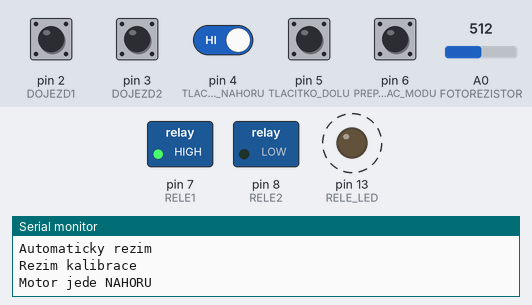
The sketch below on a simulated Arduino Uno, built with avr-gcc and run on an emulated ATmega328P. On the bench: switched loads named in the sketch (green lamp = pin HIGH), output pins drawn as LEDs (lit = HIGH), the last lines printed to the serial monitor. Dashed ring = blinking. The inputs (shaded band) are chosen by the test bench; at power-on: pin 2 (DOJEZD1), pin 3 (DOJEZD2), pin 4 (TLACITKO_NAHORU), pin 5 (TLACITKO_DOLU), pin 6 (PREPINAC_MODU) HIGH, A0 (FOTOREZISTOR) = 512.

Above: at 2.8 s.
2.9 s: pin 3 (DOJEZD2) pulled LOW for 3.2 s
At 4.3 s:
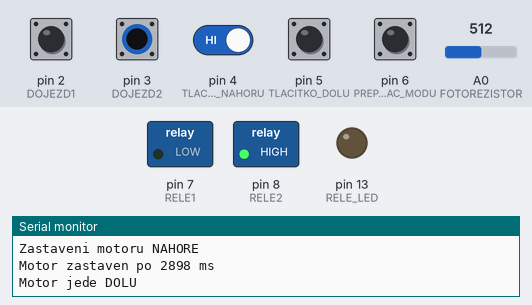
7.6 s: pin 6 (PREPINAC_MODU) pulled LOW for 0.15 s
At 9.82 s:
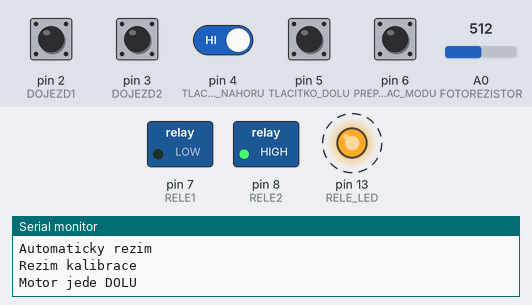
10.7 s: pin 2 (DOJEZD1) pulled LOW for 0.15 s
13.7 s: pin 3 (DOJEZD2) pulled LOW for 0.15 s
At 14.8 s:
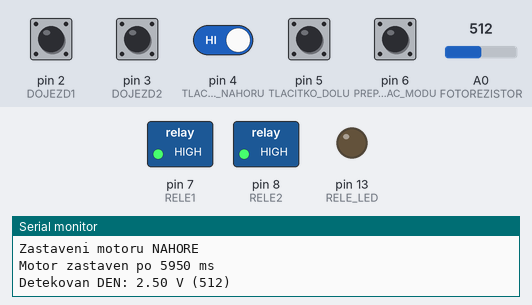
15.3 s: pin 6 (PREPINAC_MODU) pulled LOW for 1 s
At 16.8 s:
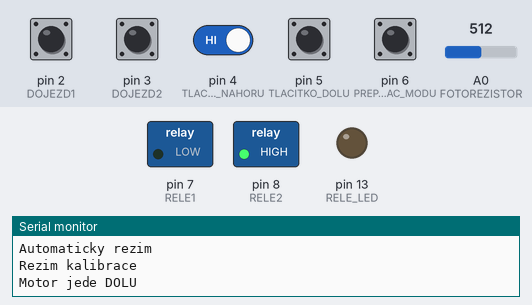
19.3 s: pin 2 (DOJEZD1) driven LOW and pin 4 (TLACITKO_NAHORU) driven LOW
Timing chart, 0 to 23.3 s (numbered marks = the images above; inputs shaded):
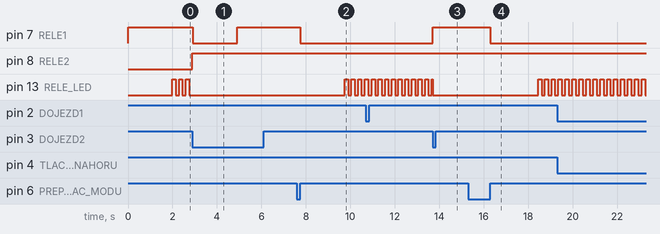

The sketch:

henhaus-door-opener.ino
```cpp
// Definice promennych

#define MODE_AUTO 0x00
#define MODE_MANUAL 0x01
#define NAHORU 0x01
#define DOLU 0x00
#define STOP 0x02

// Nastaveni relatek
#define RELE_ON LOW
#define RELE_OFF HIGH

// Nastaveni spinacu pro dojezd1 - nahore
#define KONTAKT_DOJEZD1_ON HIGH
#define KONTAKT_DOJEZD1_OFF LOW

// Nastaveni spinacu pro DOJEZD2 (dole kontakt)
#define KONTAKT_DOJEZD2_ON LOW
#define KONTAKT_DOJEZD2_OFF HIGH

#define TLACITKO_ON LOW
#define TLACITKO_OFF HIGH

// Definice prahovych promennych
const int prah_svetla = 1020;  // stupne ADC
const int prah_motor_nadproud = 500; // stupne ADC
unsigned long motorStopTime = 50;   // Doba zastaveni motoru pokud nezareaguji vypinace
const int zpozdeniDetekceSvetla = 30; // sekundy

// Pomocne konstanty a promenne
unsigned long puvodniHodnotaZpozdeniSvetla = 0;
unsigned long startMotorStopZpozdeni = 0;
unsigned long oldLEDint = 0;        // will store last time LED was updated
bool stavDen = false;
bool aktualniStavSvetla = false;
bool posledniStavSvetla = false;
int ledStatus = LOW;             // ledState used to set the LED
int oldMode = MODE_AUTO;
int firstTime = true;
unsigned long stopTime = 0;


// Definice vstupne vystupnich rozhrani
const int DOJEZD1 = 2;
const int DOJEZD2 = 3;
const int TLACITKO_NAHORU = 4;
const int TLACITKO_DOLU = 5;
const int PREPINAC_MODU = 6;
const int FOTOREZISTOR = A0;
const int NADPROUD = A1;
const int RELE1 = 7;
const int RELE2 = 8;
const int RELE_LED = LED_BUILTIN; // Interni LED dioda

int statusDOJEZD1 = LOW;    // kontakt pohybu nahore
int statusDOJEZD2 = LOW;    // kontakt pohybu dole (jazyckove rele)
int statusTLACITKO_NAHORU = LOW;
int statusTLACITKO_DOLU = LOW;
int statusPREPINAC_MODU = LOW;
int buttonNAHORU = LOW;
int buttonDOLU = LOW;
int buttonMOD = LOW;

void blikLED(int ledPin, int interval) {

  unsigned long LEDint = millis();

  if (LEDint - oldLEDint >= interval) {
    // save the last time you blinked the LED
    oldLEDint = LEDint;

    // if the LED is off turn it on and vice-versa:
    if (ledStatus == LOW) {
      ledStatus = HIGH;
    } else {
      ledStatus = LOW;
    }

    // set the LED with the ledState of the variable:
    digitalWrite(ledPin, ledStatus);

  }
}

void stopLED(int ledPin) {

  // Zhasnuti LED
  digitalWrite(ledPin, LOW);
}

int checkDenNoc(int zpozdeni) {

  // Zmena svetla muze probehnout jen po zadanem intervalu v sekundach.

  unsigned long hodnotaZpozdeniSvetla = millis();

  if (hodnotaZpozdeniSvetla - puvodniHodnotaZpozdeniSvetla >= (zpozdeni * 1000)) {

    puvodniHodnotaZpozdeniSvetla = hodnotaZpozdeniSvetla;

    int sensorValue = analogRead(FOTOREZISTOR);
    float sensorVoltage = sensorValue * (5.0 / 1023);

    if (sensorValue >= prah_svetla) {
      Serial.print("Detekovana NOC: ");
      stavDen = false;
    } else {
      Serial.print("Detekovan DEN: ");
      stavDen = true;
    }

    Serial.print(sensorVoltage);
    Serial.print(" V (");
    Serial.print(sensorValue);
    Serial.println(") ");
  }

  return stavDen;
}


void modKalibrace() {

  Serial.println("Rezim kalibrace");

  // Dvere jedou nahoru
  motorAktivace(NAHORU);

  // Dvere jedou dolu
  motorAktivace(DOLU);

  if (checkDenNoc(0) == true) {
    // Dvere jedou nahoru
    motorAktivace(NAHORU);
  } else {
    // Dvere jedou nahoru
    motorAktivace(DOLU);
  }
}

// Funkce pro volbu smeru toceni motoru
bool motorPohyb(int smer) {
  if (smer == NAHORU) {
    // Spusteni motoru nahoru
    Serial.println("Motor jede NAHORU");

    // RELE1 = OFF, RELE2 = ON
    digitalWrite(RELE1, RELE_OFF);
    digitalWrite(RELE2, RELE_ON);

  } else if (smer == DOLU) {
    // Spusteni motoru dolu
    Serial.println("Motor jede DOLU");

    // RELE1 = ON, RELE2 = OFF
    digitalWrite(RELE1, RELE_ON);
    digitalWrite(RELE2, RELE_OFF);

  } else if (smer == STOP) {
    // Motor zastaven
    Serial.print("Motor zastaven po ");
    Serial.print(stopTime);
    Serial.println(" ms");

    // RELE1 = OFF, RELE2 = OFF
    digitalWrite(RELE1, RELE_OFF);
    digitalWrite(RELE2, RELE_OFF);
  }
}


// Funkce pro detekci zastaveni motoru nadproudem (motor ve zkratu)
bool nadproudMotor() {

  // Zablokovani funkce ....
  return false;

  int sensorValue = analogRead(NADPROUD);
  float sensorVoltage = sensorValue * (5.0 / 1023);

  // Pokud je motor v chodu nedelam nic
  if (sensorValue <= prah_motor_nadproud) {
    return false;
  } else {
    Serial.print("Detekovan nadproud ");
    Serial.print(sensorVoltage);
    Serial.print(" V (");
    Serial.print(sensorValue);
    Serial.println(") ");
    return true;
  }

}

// Funkce pro aktivaci motoru vcetne cekani na maximalni dobu behu
bool motorAktivace(int smer) {

  if (motorSTATUS() != smer) {
    motorPohyb(smer);
    startMotorStopZpozdeni = millis();

    delay(2000);

    // Cekani na dojeti motoru na pozadovanou pozici.
    while (true) {
      if (motorSTOP() == true) {
        stopLED(RELE_LED);
        return true;
      }
      // Aktivace indikacni led
      blikLED(RELE_LED, 150);
    }

  }

}

int motorSTATUS() {

  int poziceMOTORU = 0x03;

  if ((statusDOJEZD1 == KONTAKT_DOJEZD1_ON) && (statusDOJEZD2 == KONTAKT_DOJEZD2_ON)) {
    poziceMOTORU = NAHORU;
  }

  if ((statusDOJEZD1 == KONTAKT_DOJEZD1_OFF) && (statusDOJEZD2 == KONTAKT_DOJEZD2_OFF)) {
    poziceMOTORU = DOLU;
  }

  return poziceMOTORU;
}


// Funkce pro zastaveni pohybu motoru pri dosazeni hranicnich hodnot
bool motorSTOP() {
  stopTime = millis() - startMotorStopZpozdeni;

  statusDOJEZD1 = digitalRead(DOJEZD1);
  statusDOJEZD2 = digitalRead(DOJEZD2);

  // Zastaveni motoru z duvodu detekce dojezdu nebo pri vyprseni casu
  if (nadproudMotor() == true) {
    Serial.println("Zastaveni motoru nadproudem NAHORU");
    motorPohyb(STOP);
    return true;

// Zastaveni motoru, kdyz jsou dvirka nahore
    } else if ((statusDOJEZD1 == KONTAKT_DOJEZD1_ON) && (statusDOJEZD2 == KONTAKT_DOJEZD2_ON)) {
    Serial.println("Zastaveni motoru NAHORE");
    motorPohyb(STOP);
    return true;

// Zastaveni motoru, kdyz jsou dvirka dole
// Osetreni na agilni slepici. Nastavena mez 30 sekund po kterou cidla nereaguji.
  } else if ((statusDOJEZD1 == KONTAKT_DOJEZD1_OFF) && (statusDOJEZD2 == KONTAKT_DOJEZD2_OFF)) {
    //  } else if ((statusDOJEZD1 == KONTAKT_OFF) && (posledniSTOP == NAHORU)) {
    if (stopTime >= (motorStopTime * 1000 / 1.5)) {
      Serial.println("Zastaveni motoru DOLE");
      motorPohyb(STOP);
      return true;
    }
    Serial.println("Slepice se dere ven ...");

  } else if (stopTime >= (motorStopTime * 1000)) {
    Serial.println("Zastaveni motoru kvuli prekroceni casu");
    motorPohyb(STOP);
    Serial.println("Uz nejedu dal!!!!!");
    while (true) {
    }
    return true;
  }

  return false;
}

void setup() {
  // initialize serial communication at 9600 bits per second:
  Serial.begin(9600);

  // Nastaveni pinu kurniku
  pinMode(DOJEZD1, INPUT_PULLUP);
  pinMode(DOJEZD2, INPUT_PULLUP);
  pinMode(TLACITKO_NAHORU, INPUT_PULLUP);
  pinMode(TLACITKO_DOLU, INPUT_PULLUP);
  pinMode(PREPINAC_MODU, INPUT_PULLUP);
  pinMode(RELE1, OUTPUT);
  pinMode(RELE2, OUTPUT);
  pinMode(RELE_LED, OUTPUT);
}


void loop() {

  // Nacteni stavu pinu tlacitek atd.
  statusPREPINAC_MODU = digitalRead(PREPINAC_MODU);

  // Prepnuti na automaticky rezim
  if (statusPREPINAC_MODU == HIGH) {


    // Detekce prvniho spusteni nebo prepnuti rezimu MANUAL/AUTO
    if ((oldMode == MODE_MANUAL) || (firstTime == true)) {
      Serial.println("Automaticky rezim");
      firstTime = false;
      oldMode = MODE_AUTO;

      // kalibrace dveri pri prvnim spusteni kodu
      modKalibrace();
    }

    // Detekce svetla
    aktualniStavSvetla = checkDenNoc(zpozdeniDetekceSvetla);

    // Pokud se zmenil DEN/NOC tak vyvolam spusteni motoru
    if (aktualniStavSvetla != posledniStavSvetla) {
      posledniStavSvetla = aktualniStavSvetla;

      // Pokud je DEN tak pustim motor dolu
      if (aktualniStavSvetla == true) {
        Serial.println("Je DEN, poustim motor NAHORU");
        motorAktivace(NAHORU);

      } else { // Pokud je NOC tak poustim motor nahoru
        Serial.println("Je NOC, poustim motor DOLU");
        motorAktivace(DOLU);

      }

    }

  } else { // Prepnuti na manualni rezim

//    while (true) {
//      statusDOJEZD1 = digitalRead(DOJEZD1);
//      statusDOJEZD2 = digitalRead(DOJEZD2);
//      Serial.print("DOJEZD1: ");
//      Serial.println(statusDOJEZD1);
//      Serial.print("DOJEZD2: ");
//      Serial.println(statusDOJEZD2);
//      Serial.print("");
//      delay(300);
//    }

    // Detekce prvniho spusteni nebo prepnuti rezimu MANUAL/AUTO
    if ((oldMode == MODE_AUTO) || (firstTime == true)) {
      Serial.println("Manualni rezim");
      oldMode = MODE_MANUAL;
      firstTime = false;
    }

    // Nacteni stavu tlacitek
    statusTLACITKO_NAHORU = digitalRead(TLACITKO_NAHORU);
    statusTLACITKO_DOLU = digitalRead(TLACITKO_DOLU);

    if (statusTLACITKO_NAHORU == TLACITKO_ON) {
      // Manualni spusteni motoru nahoru
      Serial.println("Poustim motor NAHORU");
      motorAktivace(NAHORU);

    } else if (statusTLACITKO_DOLU == TLACITKO_ON) {
      // Manualni spusteni motoru dolu
      Serial.println("Poustim motor DOLU");
      motorAktivace(DOLU);
    }
  }

  //delay(300);
}
```

Measured:
- after the input at 2.9 s, pin 7 (RELE1): HIGH → LOW at once, → HIGH 2.0 s later; pin 8 (RELE2): LOW → HIGH at once; pin 13 (RELE_LED): stops changing and stays LOW
- after the input at 7.6 s, pin 7 (RELE1): HIGH → LOW after 0.15 s; pin 13 (RELE_LED): alternates HIGH for 0.15 s and LOW for 0.15 s, starting after 2.2 s
- after the input at 13.7 s, pin 7 (RELE1): LOW → HIGH at once
- after the input at 15.3 s, pin 7 (RELE1): HIGH → LOW after 1.0 s; pin 13 (RELE_LED): alternates HIGH for 0.15 s and LOW for 0.15 s, starting after 3.1 s
